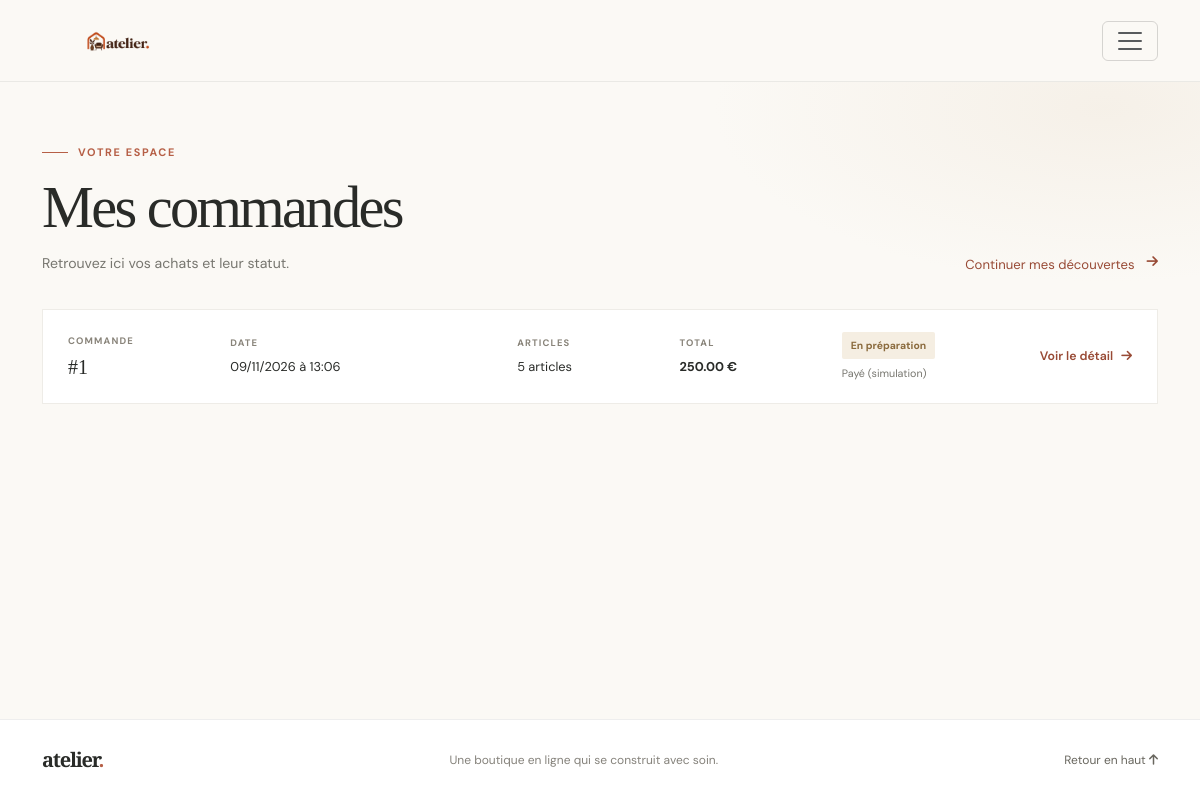
The app's page /orders/ (signed in) with its own data.
### app/models.py (models this page shows)
class Order(db.Model):
    __tablename__ = "orders"
    id = db.Column(db.Integer, primary_key=True)
    user_id = db.Column(db.Integer, db.ForeignKey("users.id"), nullable=False)
    total_amount = db.Column(db.Float, nullable=False)
    status = db.Column(db.String(30), default="PENDING")
    payment_status = db.Column(db.String(30), default="UNPAID")
    created_at = db.Column(db.DateTime, default=datetime.utcnow)
    user = db.relationship("User", back_populates="orders")
    items = db.relationship(
        "OrderItem",
        back_populates="order",
        cascade="all, delete-orphan"
    )

### app/orders/routes.py (the view)
@orders.get("/")
@login_required
def index():
    user_orders = db.session.scalars(
        db.select(Order)
        .where(Order.user_id == current_user.id)
        .order_by(Order.created_at.desc(), Order.id.desc())
    ).all()
    return render_template(
        "orders.html",
        orders=user_orders,
        order_status_labels=ORDER_STATUS_LABELS,
        payment_status_labels=PAYMENT_STATUS_LABELS,
    )

### app/templates/orders.html (shortened to what this page needs)
{% extends "base.html" %}
{% block content %}
<section class="orders-page">
    <div class="container">
        <div class="orders-heading">
            <div>
                <p class="eyebrow"><span class="eyebrow-line"></span> VOTRE ESPACE</p>
                <h1>Mes commandes</h1>
                <p>Retrouvez ici vos achats et leur statut.</p>
            </div>
            <a class="orders-back-link" href="{{ url_for('shop') }}">
                Continuer mes découvertes
                <i class="fa-solid fa-arrow-right" aria-hidden="true"></i>
            </a>
        </div>
        {% if orders %}
        <div class="orders-list">
            {% for order in orders %}
            <article class="order-card">
                <div class="order-card-main">
                    <div class="order-card-reference">
                        <span class="order-reference-label">COMMANDE</span>
                        <h2>#{{ order.id }}</h2>
                    </div>
                    <div class="order-card-date">
                        <span class="order-reference-label">DATE</span>
                        <p>{{ order.created_at.strftime("%d/%m/%Y à %H:%M") }}</p>
                    </div>
                    <div class="order-card-summary">
                        <span class="order-reference-label">ARTICLES</span>
                        <p>
                            {{ order.items|sum(attribute="quantity") }}
                            {% if order.items|sum(attribute="quantity") == 1 %}article{% else %}articles{% endif %}
                        </p>
                    </div>
                    <div class="order-card-total">
                        <span class="order-reference-label">TOTAL</span>
                        <p>{{ "%.2f"|format(order.total_amount) }} €</p>
                    </div>
                    <div class="order-card-status">
                        <span class="order-status-badge order-status-{{ order.status|lower }}">
                            {{ order_status_labels.get(order.status, order.status|replace("_", " ")|capitalize) }}
                        </span>
                        <span class="payment-status">
                            {{ payment_status_labels.get(order.payment_status, order.payment_status|replace("_", " ")|capitalize) }}
                        </span>
                    </div>
                    <a class="order-detail-link"
                       href="{{ url_for('orders.detail', order_id=order.id) }}">
                        Voir le détail <i class="fa-solid fa-arrow-right" aria-hidden="true"></i>
                    </a>
                </div>
            </article>
            {% endfor %}
        </div>
        {% endif %}
    </div>
</section>
{% endblock %}

### app/static/css/style.css (style rules this page uses)
:root { --ink: #292b28; --muted: #77766f; --paper: #fbf9f5; --cream: #f3eee6; --terracotta: #b65f46; --terracotta-dark: #984a35; --serif: "Playfair Display", Georgia, serif; --sans: "DM Sans", sans-serif; }
html { scroll-behavior: smooth; }
body { background: var(--paper); color: var(--ink); font-family: var(--sans); -webkit-font-smoothing: antialiased; }
.eyebrow { display: flex; align-items: center; gap: 10px; margin-bottom: 20px; color: var(--terracotta); font-size: 0.68rem; font-weight: 700; letter-spacing: 0.15em; }
.eyebrow-line { width: 26px; height: 1px; background: currentColor; }
.orders-page { min-height: 65vh; padding: 62px 0 90px; background: radial-gradient(ellipse at 92% 5%, rgba(233, 220, 202, 0.3), transparent 25%), var(--paper); }
.orders-heading, .order-detail-heading { display: flex; align-items: end; justify-content: space-between; gap: 24px; margin-bottom: 34px; }
.orders-heading .eyebrow, .order-detail-heading .eyebrow { margin-bottom: 13px; }
.orders-heading h1, .order-detail-heading h1 { margin: 0; font-family: var(--serif); font-size: clamp(2.4rem, 5vw, 3.65rem); font-weight: 500; letter-spacing: -0.045em; }
.orders-heading > div > p:last-child, .order-detail-heading > div > p:last-child { margin: 10px 0 0; color: var(--muted); font-size: 0.88rem; }
.orders-back-link { display: inline-flex; flex: 0 0 auto; gap: 12px; color: var(--terracotta-dark); font-size: 0.82rem; text-decoration: none; }
.orders-list { display: grid; gap: 14px; }
.order-card { padding: 22px 25px; border: 1px solid #eeece7; background: #fff; }
.order-card-main { display: grid; grid-template-columns: 0.8fr 1.5fr 0.8fr 0.8fr 1fr auto; align-items: center; gap: 20px; }
.order-reference-label { display: block; margin-bottom: 7px; color: #89847a; font-size: 0.59rem; font-weight: 700; letter-spacing: 0.12em; }
.order-card-reference h2 { margin: 0; font-family: var(--serif); font-size: 1.25rem; font-weight: 500; }
.order-card-date p, .order-card-summary p, .order-card-total p { margin: 0; color: var(--ink); font-size: 0.8rem; }
.order-card-total p { font-weight: 700; }
.order-card-status { display: flex; flex-direction: column; align-items: flex-start; gap: 6px; }
.order-status-badge { display: inline-flex; align-items: center; border-radius: 2px; padding: 6px 9px; background: #efeee8; color: #64645b; font-size: 0.65rem; font-weight: 700; }
.order-status-pending, .order-status-processing, .order-status-shipped { background: #f5eee2; color: #8a6a3d; }
.payment-status { color: var(--muted); font-size: 0.67rem; }
.order-detail-link { display: inline-flex; align-items: center; gap: 8px; color: var(--terracotta-dark); font-size: 0.77rem; font-weight: 600; text-decoration: none; white-space: nowrap; }
.site-shell { display: flex; min-height: 100vh; flex-direction: column; }

### records on screen
Order: id "1", created_at "09/11/2026 à 13:06", items|sum "5", total_amount "250.00", get "En préparation", get "Payé (simulation)"
